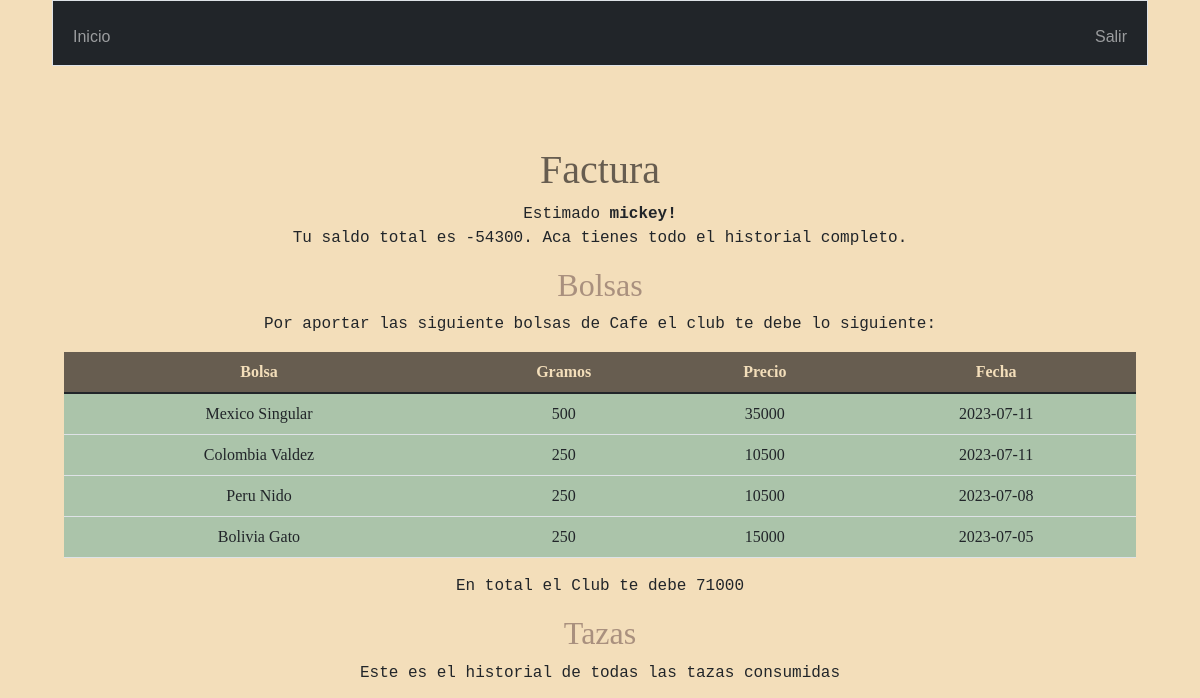
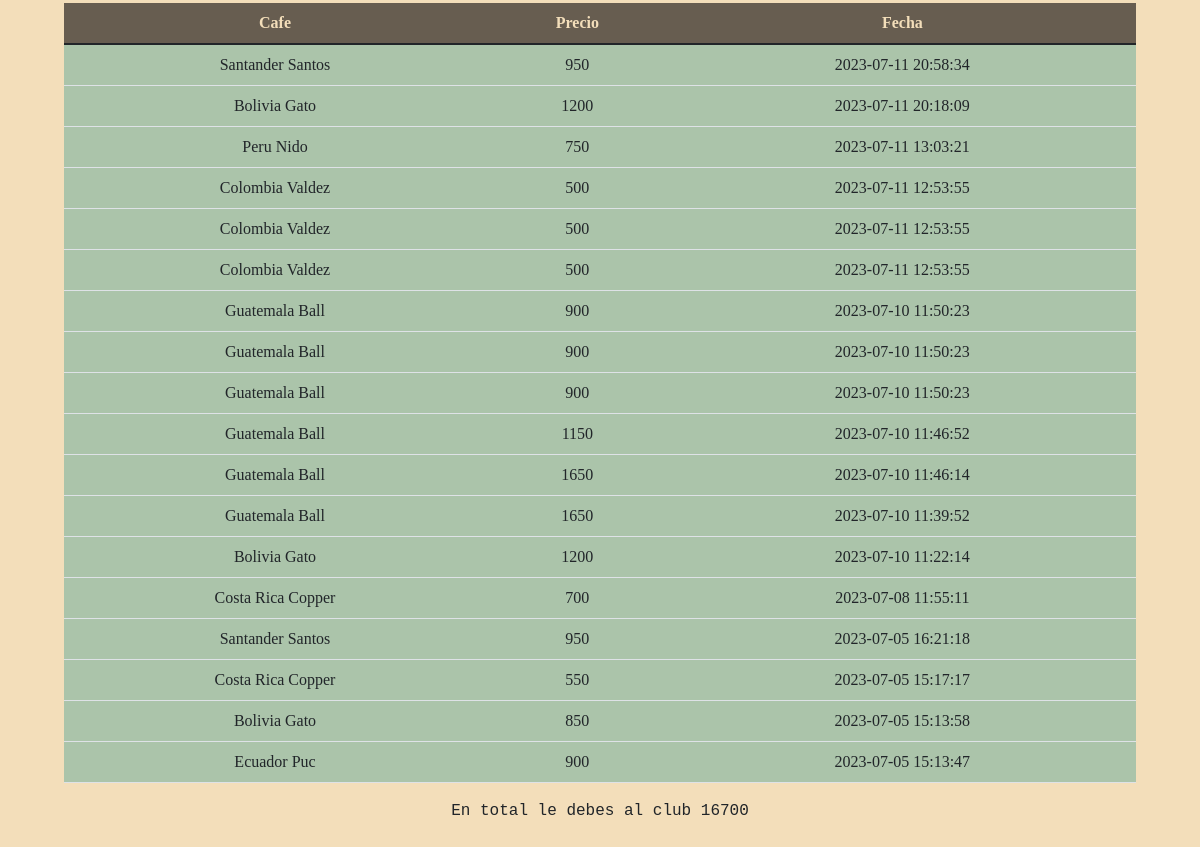
The page /factura (signed in) on the database as committed earlier (2 pictures, top to bottom).
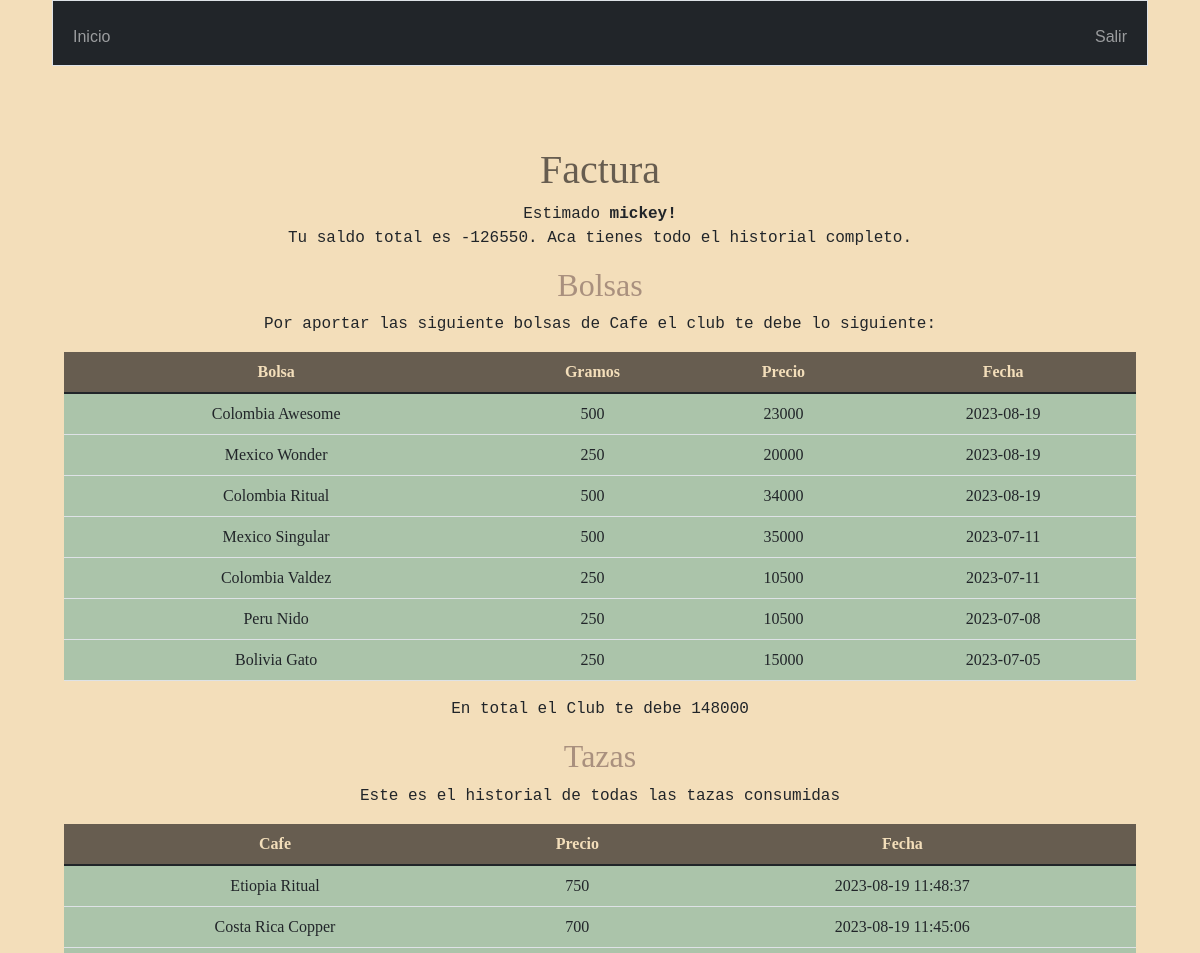
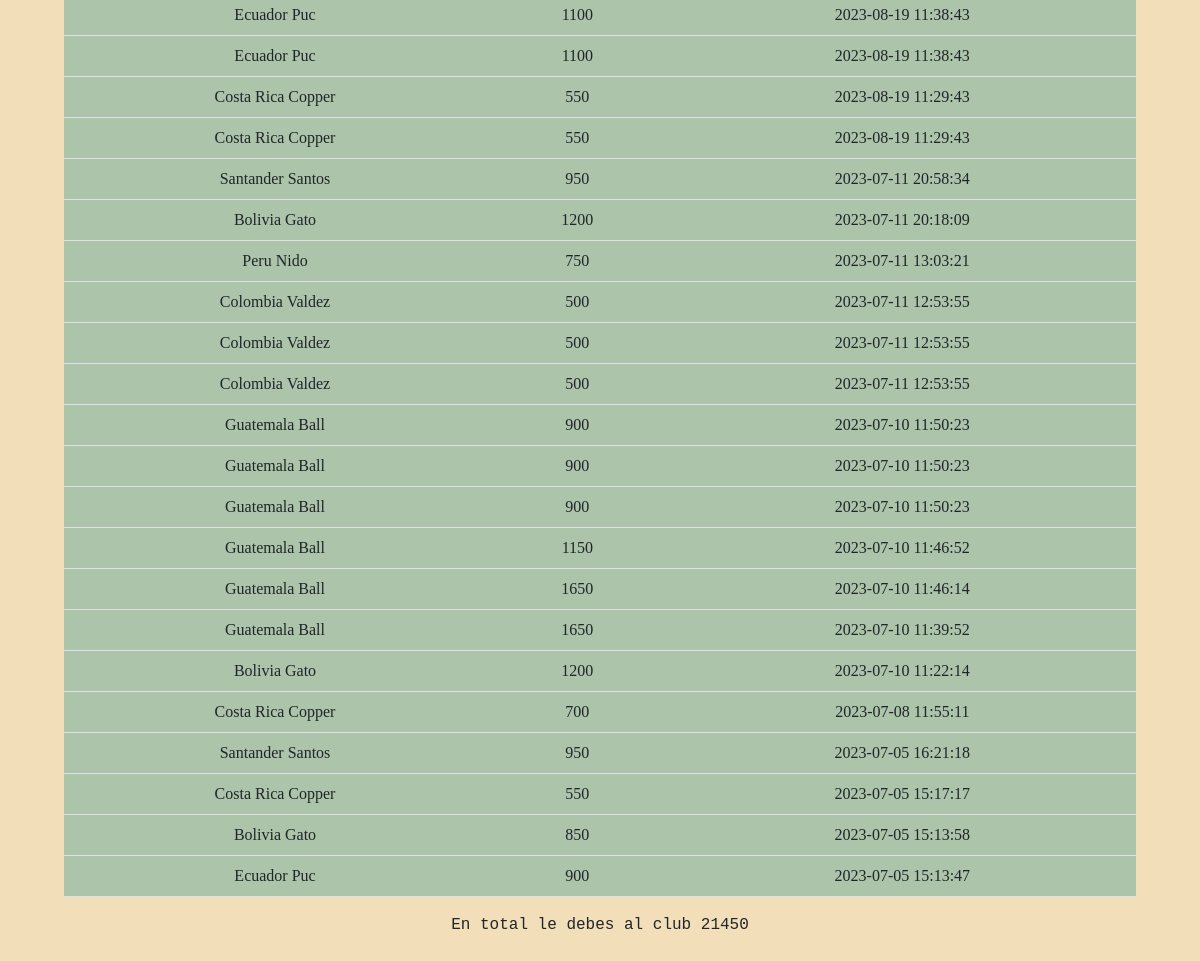
The same page on the database as committed later (2 pictures, top to bottom).
### tables this page shows
CREATE TABLE users (id INTEGER PRIMARY KEY AUTOINCREMENT NOT NULL, username TEXT NOT NULL, hash TEXT NOT NULL);

CREATE TABLE bolsas ( id INTEGER PRIMARY KEY AUTOINCREMENT NOT NULL, user_id INTEGER, origin TEXT, price INTEGER, grams INTEGER, toaster TEXT NOT NULL, date DATE, active TEXT NOT NULL, FOREIGN KEY(user_id) REFERENCES users(id));

CREATE TABLE rondas ( id INTEGER PRIMARY KEY AUTOINCREMENT NOT NULL, prensa_id INTEGER, bolsa_id INTEGER, cost INTEGER, date DATETIME, FOREIGN KEY(bolsa_id) REFERENCES bolsas(id), FOREIGN KEY(prensa_id) REFERENCES prensas(id));

### app.py (the view)
@app.route("/factura")
@login_required
def factura():
    bolsas = db.execute("SELECT origin, toaster, price AS precio, date AS fecha, grams AS gramos FROM bolsas JOIN users ON bolsas.user_id = users.id WHERE users.id=? ORDER BY fecha DESC", session["user_id"])
    tazas = db.execute("SELECT origin, toaster, cost, rondas.date AS fecha FROM rondas JOIN bolsas ON rondas.bolsa_id = bolsas.id JOIN incidencias ON incidencias.ronda_id = rondas.id JOIN users ON incidencias.user_id = users.id WHERE users.id = ? ORDER BY fecha DESC ", session["user_id"])
    bono = db.execute("SELECT SUM(price) FROM bolsas WHERE user_id=?", session["user_id"])[0]["SUM(price)"]
    total_tazas = db.execute("SELECT SUM(cost) FROM rondas JOIN incidencias ON incidencias.ronda_id = rondas.id WHERE incidencias.user_id = ? ", session["user_id"])[0]["SUM(cost)"]
    total_final = int(total_tazas)-int(bono)
    return render_template("factura.html", bolsas = bolsas, tazas = tazas, username = username(session["user_id"]), bono = bono, total_tazas = total_tazas, total_final = total_final )

### app.py (called while the page is built)
@app.after_request
def after_request(response):
    response.headers["Cache-Control"] = "no-cache, no-store, must-revalidate"
    response.headers["Expires"] = 0
    response.headers["Pragma"] = "no-cache"
    return response

### helpers.py (called while the page is built)
def login_required(f):
    @wraps(f)
    def decorated_function(*args, **kwargs):
        if session.get("user_id") is None:
            return redirect("/login")
        return f(*args, **kwargs)
    return decorated_function

def username(n):
    n = int(n)
    query = db.execute("SELECT username FROM users WHERE id=?", n)
    return query[0]["username"]

### templates/factura.html (shortened to what this page needs)
{% extends "layout.html" %}
{% block main %}
<h1>Factura</h1>
<p> Estimado <b>{{username}}! </b> <br>
Tu saldo total es {{total_final}}.
Aca tienes todo el historial completo.
</p>
{% if bolsas %}
<h2> Bolsas  </h2>
<p> Por aportar las siguiente bolsas de Cafe el club te debe lo siguiente:</p>
<table class="table">
	<thead class="thead-dark">
	<tr>
		<th scope="col"> Bolsa </th>
		<th scope="col"> Gramos  </th>
		<th scope="col"> Precio  </th>
		<th scope="col"> Fecha </th>
	</tr>
	</thead>
	<tbody>
		{% for bolsa in bolsas %}
		<tr>
		<td> {{ bolsa.origin }} {{ bolsa.toaster }} </td>
		<td> {{ bolsa.gramos }}</td>
		<td> {{ bolsa.precio }} </td>
		<td> {{ bolsa.fecha.split(' ')[0] }} </td>
		</tr>
		{% endfor %}
	</tbody>
</table>
<p>En total el Club te debe {{bono}}</p>
{% endif %}
<h2> Tazas  </h2>
<p> Este es el historial de todas las tazas consumidas </p>
<table class="table">
	<thead class="thead-dark">
	<tr>
		<th scope="col"> Cafe </th>
		<th scope="col"> Precio  </th>
		<th scope="col"> Fecha </th>
	</tr>
	</thead>
	<tbody>
		{% for taza in tazas %}
		<tr>
		<td> {{ taza.origin }} {{ taza.toaster }} </td>
		<td> {{ taza.cost }}</td>
		<td> {{ taza.fecha }} </td>
		</tr>
		{% endfor %}
	</tbody>
</table>
<p>En total le debes al club {{total_tazas}}</p>
{% endblock %}

### templates/layout.html (shortened to what this page needs)
<!DOCTYPE html>
<html lang="en">
    <head>
        <link href="https://cdn.jsdelivr.net/npm/bootstrap@5.1.3/dist/css/bootstrap.min.css" rel="stylesheet">
        <link href="/static/styles.css" rel="stylesheet">
    </head>
    <body>
        <nav class="bg-dark border navbar navbar-expand-md navbar-dark">
            <div class="container-fluid">
                <div class="collapse navbar-collapse" id="navbar">
                    {% if session["user_id"] %}
                        <ul class="navbar-nav me-auto mt-2">
                            <li class="nav-item"><a class="nav-link" href="/">Inicio</a></li>
                        </ul>
                        <ul class="navbar-nav ms-auto mt-2">
                            <li class="nav-item"><a class="nav-link" href="/logout">Salir</a></li>
                        </ul>
                    {% else %}
                        <ul class="navbar-nav ms-auto mt-2">
                            <li class="nav-item"><a class="nav-link" href="/register">Registrar</a></li>
                            <li class="nav-item"><a class="nav-link" href="/login">Entrar</a></li>
                        </ul>
                    {% endif %}
                </div>
            </div>
        </nav>
        <main class="container-fluid py-5 text-center">
            {% block main %}{% endblock %}
        </main>
    </body>
</html>

### static/styles.css (style rules this page uses)
body { margin-right: 3.25rem; margin-left: 3.25rem; background-color: #F3DEBA; font-family: serif; }
p { font-family: 'Courier New', Courier, monospace; }
table { background-color: #ABC4AA; }
h1 { color: #675D50; font-weight: 500; margin-top: 2rem; }
h2 { color: #A9907E; font-weight: 500; }
thead { background-color: #675D50; }
th { color: #F3DEBA; }
a, a.nav-link { text-decoration:none; font-family:verdana, arial, helvetica, sans-serif; color: #AC4425; }

Rows that differ between the two databases and show on the page:
added bolsas: origin "Colombia", toaster "Awesome", gramos "500", precio "23000", fecha "2023-08-19"
added bolsas: origin "Mexico", toaster "Wonder", gramos "250", precio "20000", fecha "2023-08-19"
added bolsas: origin "Colombia", toaster "Ritual", gramos "500", precio "34000", fecha "2023-08-19"
added rondas: origin "Etiopia", toaster "Ritual", cost "750", fecha "2023-08-19 11:48:37"
added rondas: origin "Costa Rica", toaster "Copper", cost "700", fecha "2023-08-19 11:45:06"
added rondas: origin "Ecuador", toaster "Puc", cost "1100", fecha "2023-08-19 11:38:43"
added rondas: origin "Costa Rica", toaster "Copper", cost "550", fecha "2023-08-19 11:29:43"
Other text that changed with them:
{{ total_final }}: "-54300" → "-126550"
{{ bono }}: "71000" → "148000"
{{ total_tazas }}: "16700" → "21450"
